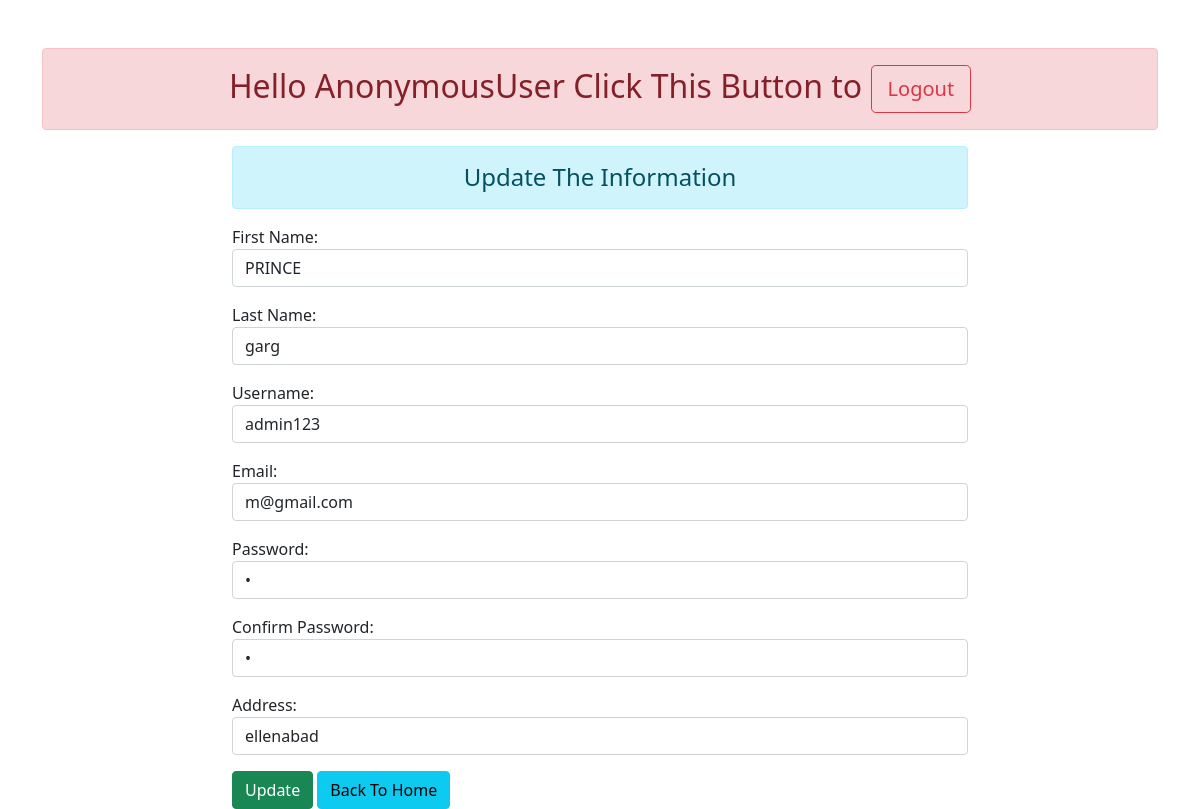
The app's page /16/ with its own data.
### details/models.py (models this page shows)
class User(models.Model):
    name = models.CharField(max_length=70)
    lastname = models.CharField(max_length=70)
    username = models.CharField(max_length=70,default=None)
    email = models.EmailField(max_length=70)
    password = models.CharField(max_length=70)
    cpassword = models.CharField(max_length=70)
    address = models.CharField(max_length=270,null=False, blank=False, default=None)

### details/views.py (the view)
# urls.py: path('<int:id>/', views.update_data, name="updatedata"),
def update_data(request,id):
    if request.method == 'POST':
        pi = User.objects.get(pk= id)
        fm = registration(request.POST, instance=pi)
        if fm.is_valid:
            fm.save()
            messages.success(request, 'Your details has been updated please Click the Back To Home')
    else:
        pi = User.objects.get(pk= id)
        fm = registration(instance=pi)
    return render(request, 'update.html', {'form':fm})

### details/form.py (shortened to what this page needs)
class registration(forms.ModelForm):
    class Meta:
        model  = User
        fields = ['name','lastname','username', 'email', 'password','cpassword', 'address']
        labels = {
            "name" :"First Name",
            "lastname" : "Last Name",
            "username" : "Username",
            "email" :"Email",
            "password" :"Password",
            "cpassword" :"Confirm Password",
            "address" :"Address",
        }
        widgets = {
            'name' : forms.TextInput(attrs={'class': 'form-control'}),
            'lastname' : forms.TextInput(attrs={'class': 'form-control'}),
            'username' : forms.TextInput(attrs={'class': 'form-control'}),
            'email' : forms.EmailInput(attrs={'class': 'form-control'}),
            'password' : forms.PasswordInput(render_value = True, attrs={'class': 'form-control'}),
            'cpassword' : forms.PasswordInput(render_value = True, attrs={'class': 'form-control'}),
            'address' : forms.TextInput(attrs={'class': 'form-control'}),
        }

### details/templates/update.html (shortened to what this page needs)
{% extends 'base.html' %}
{% block content %}
<div class="row">
    <div class="col-sm-8 offset-2">
        <h4 class="text-center alert alert-info"> Update The Information</h4>
        <form action="" method="post">
            {{form.as_p}}
            <input type="submit" class = "btn btn-success" value="Update">
            <a href="{% url 'addshow'%}" class="btn btn-info">Back To Home</a>
        </form>
    </div>
</div>
{% endblock content %}

### details/templates/base.html (shortened to what this page needs)
<!DOCTYPE html>
{% load static %}
<html lang="en">
<head>
    <link rel="stylesheet" href="{% static 'css/bootstrap.css' %}">
</head>
<body>
    <div class="container mt-5">
        <h2 class="text-center alert alert-danger">
            <span id = "hello-msg">  Hello {{request.user}} Click This Button to </spand>
            <span> <a href= "{% url 'logout'%}" class = "btn btn-outline-danger btn-lg">Logout</a> </spand></h2>
        {% block content  %}{% endblock content  %}
    </div>
</body>
</html>

### records on screen
User: name "PRINCE", lastname "garg", username "admin123", email "m@gmail.com", address "ellenabad"

### other values on screen
{{ request.user }} "AnonymousUser"
